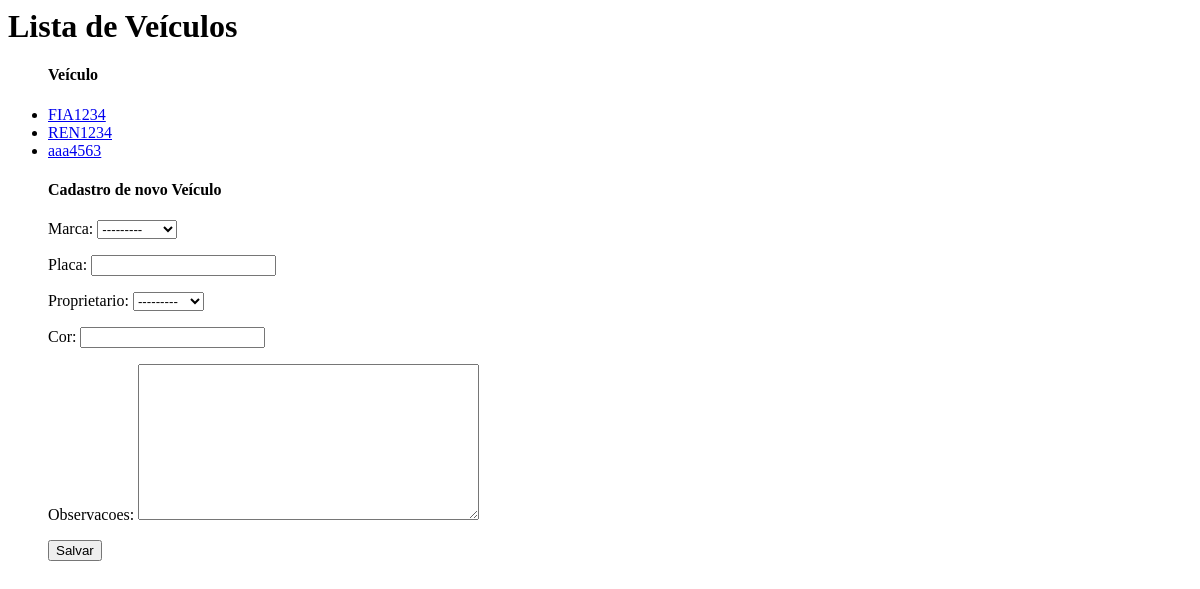
/core/veiculos/, run on an earlier commit of the app's database.
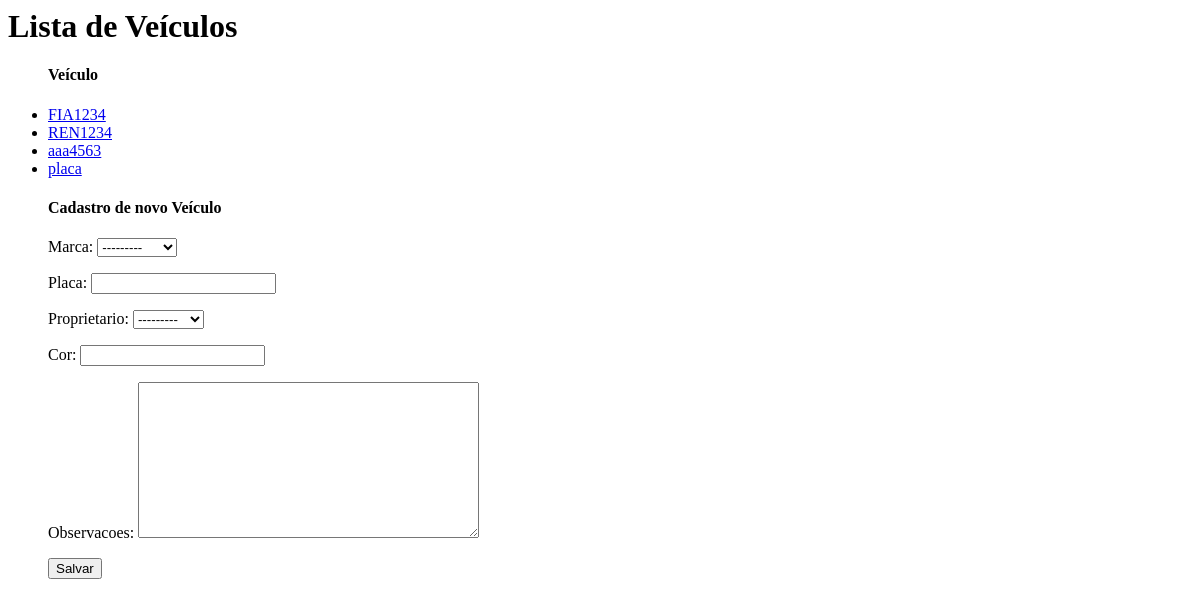
And on a later commit of the database.
### core/models.py (models this page shows, shortened)
class Veiculo(models.Model):
    marca = models.ForeignKey(Marca, on_delete=models.CASCADE)
    placa = models.CharField(max_length=7)
    proprietario = models.ForeignKey(Pessoa, on_delete=models.CASCADE)
    cor = models.CharField(max_length=15)
    observacoes = models.TextField()

### core/views.py (the view)
def lista_veiculos(request):
    form = VeiculoForm()
    veiculos = Veiculo.objects.all()
    return render(request, 'core/lista_veiculos.html',
        {'veiculos': veiculos, 'form': form})

### core/forms.py
class VeiculoForm(ModelForm):
    class Meta:
        model = Veiculo
        fields = '__all__'

### core/models.py (called while the page is built)
    def __str__(self):
        return self.nome

    def __str__(self):
        return self.nome

### core/templates/core/lista_veiculos.html
<h1>Lista de Veículos</h1>
<ul>
    <h4>Veículo</h4>
    {% for veiculo in veiculos %}
        <li>
            <a href="{% url 'core_veiculos_update' veiculo.id %}">{{ veiculo.placa }}</a>
        </li>
    {% endfor %}
</ul>
<ul>
    <h4>Cadastro de novo Veículo</h4>
    <form action="{% url 'core_veiculos_add' %}" method="POST">{% csrf_token %}
        {{ form.as_p }}
        <button type="submitd">Salvar</button>
    </form>
</ul>

What changed in the data, as far as the page shows it:
added Veiculo: placa "placa"
